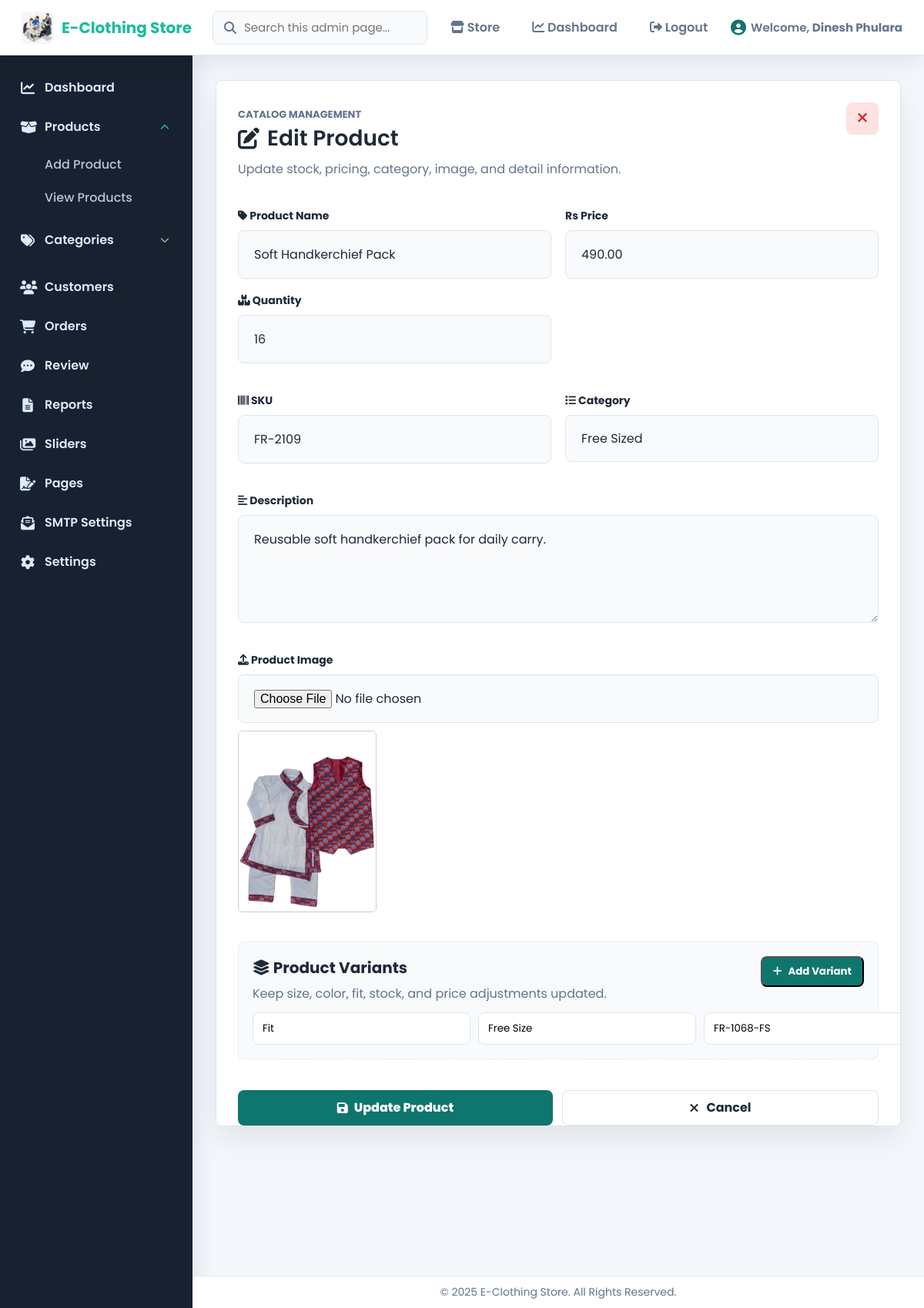
The app's page /product/edit.php?id=109 (signed in) with its own data.
### tables this page shows
CREATE TABLE `store_settings` (
  `id` int NOT NULL AUTO_INCREMENT,
  `store_name` varchar(255) NOT NULL,
  `store_logo` varchar(255) DEFAULT NULL,
  `contact_number` varchar(50) DEFAULT NULL,
  `store_email` varchar(255) DEFAULT NULL,
  `store_address` varchar(255) DEFAULT NULL,
  `store_information` text,
  `established_date` varchar(50) DEFAULT NULL,
  `currency_code` varchar(10) NOT NULL DEFAULT 'NPR',
  `currency_symbol` varchar(20) NOT NULL DEFAULT 'Rs',
  PRIMARY KEY (`id`)
);

CREATE TABLE `product` (
  `id` int NOT NULL AUTO_INCREMENT,
  `name` varchar(100) DEFAULT NULL,
  `description` text,
  `price` decimal(10,2) DEFAULT NULL,
  `quantity` int DEFAULT NULL,
  `sku` varchar(100) DEFAULT NULL,
  `category_id` int DEFAULT NULL,
  `image` varchar(255) DEFAULT NULL,
  `created_at` datetime DEFAULT CURRENT_TIMESTAMP,
  `deleted_at` datetime DEFAULT NULL,
  PRIMARY KEY (`id`),
  KEY `category_id` (`category_id`),
  CONSTRAINT `product_ibfk_1` FOREIGN KEY (`category_id`) REFERENCES `category` (`id`) ON DELETE CASCADE
);

CREATE TABLE `category` (
  `id` int NOT NULL AUTO_INCREMENT,
  `name` varchar(100) DEFAULT NULL,
  `description` text,
  `created_at` datetime DEFAULT CURRENT_TIMESTAMP,
  `deleted_at` datetime DEFAULT NULL,
  PRIMARY KEY (`id`)
);

CREATE TABLE `productdetail` (
  `id` int NOT NULL AUTO_INCREMENT,
  `product_id` int DEFAULT NULL,
  `variation_key` varchar(100) DEFAULT NULL,
  `variation_value` varchar(100) DEFAULT NULL,
  `variant_sku` varchar(120) DEFAULT NULL,
  `price_adjustment` decimal(10,2) NOT NULL DEFAULT '0.00',
  `quantity` int NOT NULL DEFAULT '0',
  `created_at` datetime DEFAULT CURRENT_TIMESTAMP,
  `deleted_at` datetime DEFAULT NULL,
  PRIMARY KEY (`id`),
  KEY `product_id` (`product_id`),
  CONSTRAINT `productdetail_ibfk_1` FOREIGN KEY (`product_id`) REFERENCES `product` (`id`) ON DELETE CASCADE
);

### includes/store.php (called while the page is built, shortened)
<?php
function ensure_store_settings_schema(mysqli $con): void
{
    $columns = [];
    $result = mysqli_query($con, "SHOW COLUMNS FROM store_settings");
    while ($result && $row = mysqli_fetch_assoc($result)) {
        $columns[] = $row['Field'];
    }
}
function get_store_settings(mysqli $con): array
{
    ensure_store_settings_schema($con);
    $result = mysqli_query($con, "SELECT * FROM store_settings ORDER BY id DESC LIMIT 1");
    $settings = $result ? (mysqli_fetch_assoc($result) ?: []) : [];
    return array_merge([
        'store_name' => 'E-Clothing Store',
        'store_logo' => null,
        'contact_number' => '+9779806478012',
        'store_email' => 'help@example.com',
        'store_address' => 'Dhangadhi, Kailali Nepal',
        'store_information' => 'Quality fashion, fast service, and reliable Cash on Delivery across Nepal.',
        'currency_code' => 'NPR',
        'currency_symbol' => 'Rs',
    ], $settings);
}
function currency_symbol(?mysqli $con = null): string
{
    $localConnection = false;
    $settings = get_store_settings($con);
    $symbol = trim($settings['currency_symbol'] ?? 'Rs') ?: 'Rs';
    return $symbol;
}

### includes/product_variants.php (called while the page is built, shortened)
<?php
function ensure_product_variants_schema(mysqli $con): void
{
    mysqli_query($con, "
        CREATE TABLE IF NOT EXISTS productdetail (
            id INT NOT NULL AUTO_INCREMENT,
            product_id INT DEFAULT NULL,
            variation_key VARCHAR(100) DEFAULT NULL,
            created_at DATETIME DEFAULT CURRENT_TIMESTAMP,
            deleted_at DATETIME DEFAULT NULL,
            PRIMARY KEY (id),
            KEY product_id (product_id)
        ) ENGINE=InnoDB DEFAULT CHARSET=utf8mb4 COLLATE=utf8mb4_general_ci
    ");
    $columns = [];
    $result = mysqli_query($con, "SHOW COLUMNS FROM productdetail");
    while ($result && $row = mysqli_fetch_assoc($result)) {
        $columns[] = $row['Field'];
    }
    $missing = [
        'variation_value' => "ADD variation_value varchar(100) DEFAULT NULL AFTER variation_key",
        'variant_sku' => "ADD variant_sku varchar(120) DEFAULT NULL AFTER variation_value",
        'price_adjustment' => "ADD price_adjustment decimal(10,2) NOT NULL DEFAULT 0.00 AFTER variant_sku",
        'quantity' => "ADD quantity int NOT NULL DEFAULT 0 AFTER price_adjustment",
    ];
}
function get_product_variants(mysqli $con, int $productId): array
{
    ensure_product_variants_schema($con);
    $variants = [];
    $result = mysqli_query($con, "SELECT * FROM productdetail WHERE product_id = $productId AND deleted_at IS NULL ORDER BY variation_key ASC, variation_value ASC");
    while ($result && $row = mysqli_fetch_assoc($result)) {
        $variants[] = $row;
    }
    return $variants;
}

### product/edit.php (the view, shortened to what this page needs)
<?php
include '../includes/header.php';
require_once __DIR__ . '/../includes/product_variants.php';
$con = db_connect();
$id = isset($_GET['id']) ? intval($_GET['id']) : 0;
$query = "SELECT * FROM product WHERE id = $id AND deleted_at IS NULL";
$result = mysqli_query($con, $query);
$product = $result ? mysqli_fetch_assoc($result) : null;
$categories = [];
$catResult = mysqli_query($con, "SELECT * FROM category WHERE deleted_at IS NULL");
while ($cat = mysqli_fetch_assoc($catResult)) {
    $categories[] = $cat;
}
$upload_dir = "../assets/images/";
$image = $product['image'];
$variants = get_product_variants($con, $id);
?>
<section class="add-product-container">
    <form id="addProductForm" method="POST" enctype="multipart/form-data" novalidate>
        <div class="product-form-header">
            <div>
                <p class="eyebrow">Catalog management</p>
                <h2><i class="fas fa-edit"></i> Edit Product</h2>
                <p>Update stock, pricing, category, image, and detail information.</p>
            </div>
            <button type="button" class="close-btn" onclick="window.location.href='view.php'" aria-label="Back to products">&times;</button>
        </div>
        <div class="inline-group">
            <div class="form-group">
                <label><i class="fas fa-tag"></i> Product Name</label>
                <input type="text" name="name" value="<?= htmlspecialchars($product['name']) ?>" required>
            </div>
            <div class="form-group">
                <label><span class="rs-symbol"><?= htmlspecialchars(currency_symbol($con)) ?></span> Price</label>
                <input type="number" name="price" step="0.01" min="0" value="<?= htmlspecialchars($product['price']) ?>" required>
            </div>
            <div class="form-group">
                <label><i class="fas fa-boxes"></i> Quantity</label>
                <input type="number" name="quantity" min="0" value="<?= htmlspecialchars($product['quantity']) ?>" required>
            </div>
        </div>
        <div class="inline-group form-section">
            <div class="form-group">
                <label><i class="fas fa-barcode"></i> SKU</label>
                <input type="text" name="sku" value="<?= htmlspecialchars($product['sku']) ?>" required>
            </div>
            <div class="form-group">
                <label><i class="fas fa-list"></i> Category</label>
                <select name="category_id" required>
                    <?php foreach ($categories as $cat): ?>
                        <option value="<?= $cat['id'] ?>" <?= $cat['id'] == $product['category_id'] ? 'selected' : '' ?>>
                            <?= htmlspecialchars($cat['name']) ?>
                        </option>
                    <?php endforeach; ?>
                </select>
            </div>
        </div>
        <div class="form-group form-section">
            <label><i class="fas fa-align-left"></i> Description</label>
            <textarea name="description" required><?= htmlspecialchars($product['description']) ?></textarea>
        </div>
        <div class="form-group form-section">
            <label for="userfile"><i class="fas fa-upload"></i> Product Image</label>
            <input type="file" name="userfile" id="userfile" accept="image/*">
            <?php if (!empty($image) && file_exists($upload_dir . $image)) : ?>
                <img src="<?= $upload_dir . htmlspecialchars($image) ?>" alt="Product Image" style="max-width:180px; margin-top:10px;">
            <?php endif; ?>
        </div>
        <div class="form-section variant-section">
            <div class="product-form-header compact-header">
                <div>
                    <h3><i class="fas fa-layer-group"></i> Product Variants</h3>
                    <p>Keep size, color, fit, stock, and price adjustments updated.</p>
                </div>
                <button type="button" class="quick-action" id="addVariantRow"><i class="fas fa-plus"></i> Add Variant</button>
            </div>
            <div id="variantRows" class="variant-rows">
                <?php $variantRows = !empty($variants) ? $variants : [['variation_key' => '', 'variation_value' => '', 'variant_sku' => '', 'price_adjustment' => '', 'quantity' => '']]; ?>
                <?php foreach ($variantRows as $variant): ?>
                    <div class="variant-row">
                        <input type="text" name="variant_key[]" placeholder="Type, e.g. Size" value="<?= htmlspecialchars($variant['variation_key'] ?? '') ?>">
                        <input type="text" name="variant_value[]" placeholder="Value, e.g. M" value="<?= htmlspecialchars($variant['variation_value'] ?? '') ?>">
                        <input type="text" name="variant_sku[]" placeholder="Variant SKU" value="<?= htmlspecialchars($variant['variant_sku'] ?? '') ?>">
                    </div>
                <?php endforeach; ?>
            </div>
        </div>
        <div class="button-group">
            <button type="submit" name="submit"><i class="fas fa-save"></i> Update Product</button>
            <button type="button" class="cancel-btn" onclick="window.location.href='view.php'"><i class="fas fa-times"></i> Cancel</button>
        </div>
    </form>
</section>
<?php include '../includes/footer.php'; ?>

### includes/header.php (shortened to what this page needs)
<?php
require_once __DIR__ . '/store.php';
$con = require_admin(null, '../Admin/Adminlogin.php');
$adminName = $_SESSION['admin_name'] ?? $_SESSION['admin_email'];
$currentScript = strtolower(str_replace('\\', '/', $_SERVER['SCRIPT_NAME'] ?? ''));
if (!function_exists('admin_nav_active')) {
    function admin_nav_active($needles)
    {
        global $currentScript;
        foreach ((array) $needles as $needle) {
            if (str_contains($currentScript, strtolower($needle))) {
                return 'active';
            }
        }
        return '';
    }
}
$storeSettings = get_store_settings($con);
$storeName = $storeSettings['store_name'] ?? "E-Clothing Store";
$storeLogo = $storeSettings['store_logo'] ?? null;
?>
<!DOCTYPE html>
<html lang="en">
<head>
    <link rel="stylesheet" href="../assets/css/Admindashboard.css" />
    <link rel="stylesheet" href="../assets/css/add_product.css" />
    <link rel="stylesheet" href="../assets/css/view_product.css" />
    <link rel="stylesheet" href="../assets/css/edit_product.css" />
    <link rel="stylesheet" href="../assets/css/customers.css" />
    <link rel="stylesheet" href="../assets/css/admin-modern.css" />
    <link rel="stylesheet" href="https://cdnjs.cloudflare.com/ajax/libs/font-awesome/6.4.0/css/all.min.css" />
</head>
<body>
    <header class="topnav admin-topbar">
        <a class="logo admin-brand" href="../Admin/Admindashboard.php" aria-label="Admin dashboard">
            <?php if ($storeLogo): ?>
                <img src="../assets/images/<?= htmlspecialchars($storeLogo) ?>"
                    alt="<?= htmlspecialchars($storeName) ?> Logo"
                    class="admin-brand-logo">
            <?php else: ?>
                <i class="fas fa-tshirt"></i>
            <?php endif; ?>
            <span><?= htmlspecialchars($storeName) ?></span>
        </a>
        <div class="admin-search-shell">
            <i class="fas fa-search" aria-hidden="true"></i>
            <input type="search" id="adminGlobalSearch" placeholder="Search this admin page..." autocomplete="off" aria-label="Search this admin page">
        </div>
        <nav class="topnav-menu admin-actions" aria-label="Admin shortcuts">
            <a href="../index.php" class="nav-link"><i class="fas fa-store"></i> Store</a>
            <a href="../Admin/Admindashboard.php" class="nav-link <?= admin_nav_active('/admin/admindashboard.php') ?>"><i class="fas fa-chart-line"></i> Dashboard</a>
            <a href="../Admin/Logout.php" class="nav-link logout-link"><i class="fas fa-sign-out-alt"></i> Logout</a>
        </nav>
        <div class="welcome-msg">
            <i class="fas fa-user-circle"></i>
            <span>Welcome, <strong><?php echo htmlspecialchars($adminName); ?></strong></span>
        </div>
    </header>
    <aside class="sidebar">
        <ul class="sidebar-menu">
            <li><a href="../Admin/Admindashboard.php" class="sidebar-link <?= admin_nav_active('/admin/admindashboard.php') ?>"><i class="fas fa-chart-line"></i>
                    Dashboard</a></li>
            <li class="dropdown <?= admin_nav_active('/product/') ? 'open' : '' ?>">
                <a href="#" class="sidebar-link dropdown-toggle">
                    <i class="fas fa-box-open"></i> Products <i class="fas fa-chevron-down"></i>
                </a>
                <ul class="dropdown-menu">
                    <li><a href="../product/add.php" class="sidebar-sublink <?= admin_nav_active('/product/add.php') ?>">Add Product</a></li>
                    <li><a href="../product/view.php" class="sidebar-sublink <?= admin_nav_active('/product/view.php') ?>">View Products</a></li>
                </ul>
            </li>
            <li class="dropdown <?= admin_nav_active('/category/') ? 'open' : '' ?>">
                <a href="#" class="sidebar-link dropdown-toggle">
                    <i class="fas fa-tags"></i> Categories <i class="fas fa-chevron-down"></i>
                </a>
            </li>
            <li><a href="../Admin/customers.php" class="sidebar-link <?= admin_nav_active('/admin/customers.php') ?>"><i class="fas fa-users"></i> Customers</a></li>
            <li><a href="../Admin/Adminorders.php" class="sidebar-link <?= admin_nav_active('/admin/adminorders.php') ?>"><i class="fas fa-shopping-cart"></i> Orders</a>
            </li>
            <li><a href="../Admin/product_rating_review.php" class="sidebar-link <?= admin_nav_active('/admin/product_rating_review.php') ?>"><i class="fas fa-comment-dots"></i>
                    Review</a></li>
            <li><a href="../Admin/report.php" class="sidebar-link <?= admin_nav_active('/admin/report.php') ?>"><i class="fas fa-file-alt"></i> Reports</a></li>
            <li><a href="../Admin/sliders.php" class="sidebar-link <?= admin_nav_active('/admin/sliders.php') ?>"><i class="fas fa-images"></i> Sliders</a></li>
            <li><a href="../Admin/pages.php" class="sidebar-link <?= admin_nav_active('/admin/pages.php') ?>"><i class="fas fa-file-signature"></i> Pages</a></li>
            <li><a href="../Admin/smtp_settings.php" class="sidebar-link <?= admin_nav_active('/admin/smtp_settings.php') ?>"><i class="fas fa-envelope-open-text"></i> SMTP Settings</a></li>
            <li><a href="../Admin/setting.php" class="sidebar-link <?= admin_nav_active('/admin/setting.php') ?>"><i class="fas fa-cog"></i> Settings</a></li>
        </ul>
    </aside>
    <main class="main-content">

### records on screen
store_settings: store_logo (picture), store_name "E-Clothing Store"
product: name "Soft Handkerchief Pack", price "490.00", quantity "16", sku "FR-2109", category_id "Free Sized", description "Reusable soft handkerchief pack for daily carry.", image (picture)
productdetail: variation_key "Fit", variation_value "Free Size", variant_sku "FR-1068-FS"

### other values on screen
$adminName "Dinesh Phulara"
currency_symbol($con) "Rs"
